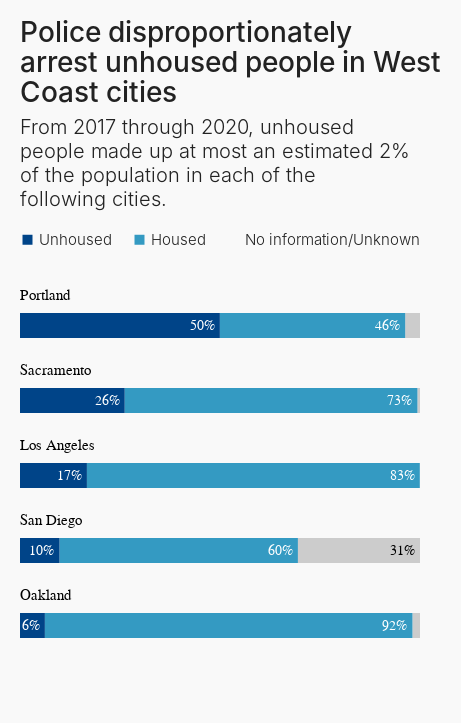

This figure's notebook cell:
### Markdown cell above
#### [In story draft](https://docs.google.com/document/d/13YtdcIQttSUras5WUCrisBa8xG8waVq6OkOUpPaENZE/edit#bookmark=id.ilojw9v0ijv8)

### Code cell
facet_and_config(
    arrests_base_story,
    city_sort=['Portland', 'Sacramento', 'Los Angeles', 'San Diego', 'Oakland'],
    title_str=all_arrests_title_formatted,
    subtitle_str=all_arrests_subtitle_formatted,
    title_size=28,
    subtitle_size=20,
)

### Figure 1 — Vega-Lite specification as saved in the notebook (floating-point values rounded to 4 significant figures)
{"config": {"view": {"width": 320, "height": 500, "strokeOpacity": 0}, "background": "#f9f9f9", "padding": {"left": 20, "top": 20, "right": 20, "bottom": 80}, "arc": {"fill": "#0077bb"}, "area": {"fill": "#0077bb"}, "line": {"stroke": "#0077bb", "strokeWidth": 3}, "path": {"stroke": "#0077bb"}, "rect": {"fill": "#0077bb"}, "shape": {"stroke": "#0077bb"}, "bar": {"fill": "#0077bb"}, "point": {"stroke": "#0077bb"}, "symbol": {"fill": "#0077bb", "size": 30}, "title": {"font": "Tenon", "fontSize": 28, "color": "#222222", "fontWeight": 500, "align": "left", "anchor": "start", "subtitleFont": "Tenon", "subtitleColor": "#222222", "subtitleFontSize": 20, "subtitleFontWeight": 300, "subtitlePadding": 10, "subtitleLineHeight": 24, "offset": 22}, "axis": {"gridColor": "#dddddd", "title": null, "titleColor": "#666666", "titleFontWeight": 300, "labelColor": "#666666", "labelFont": "Tenon", "labelFontSize": 13, "labelFontWeight": 400, "labelFlush": false, "labelPadding": 5, "tickSize": 6}, "axisX": {"domainColor": "#666666", "tickColor": "#666666"}, "axisY": {"domainColor": "#f9f9f9", "tickColor": "#f9f9f9", "labels": false}, "legend": {"title": null, "orient": "top", "direction": "horizontal", "offset": 40, "columnPadding": 20, "titleFont": "Tenon", "titleFontSize": 16, "titleFontWeight": 400, "labelAlign": "left", "labelFont": "Tenon", "labelFontSize": 15, "labelFontWeight": 300, "labelColor": "#222222", "labelBaseline": "middle", "rowPadding": 10, "symbolType": "square"}}, "data": {"name": "data-8c2fe9a62a41f24b93bb691be64174bb"}, "facet": {"row": {"field": "city", "header": {"labelAlign": "left", "labelAnchor": "start", "labelFont": "Tenon", "labelFontSize": 15, "labelOrient": "top", "labelPadding": 5}, "sort": ["Portland", "Sacramento", "Los Angeles", "San Diego", "Oakland"], "title": null, "type": "nominal"}}, "spec": {"layer": [{"layer": [{"mark": {"type": "bar", "size": 25}, "encoding": {"fill": {"field": "simplified_housing_status", "legend": {"labelLimit": 0, "orient": "top", "title": null, "titleLimit": 0, "values": ["Unhoused", "Housed", "No information/Unknown"]}, "scale": {"domain": ["Unhoused", "Housed", "Address missing or unknown"], "range": ["#004488", "#349AC2", "#CCCCCC"]}, "type": "nominal"}, "opacity": {"condition": {"value": 0.5, "test": "(datum.city === 'Seattle')"}, "value": 1}, "order": {"field": "_order", "type": "quantitative"}, "x": {"axis": null, "field": "arrests", "stack": "zero", "title": null, "type": "quantitative"}}}, {"mark": {"type": "text", "align": "right", "dx": -5, "font": "Tenon", "fontSize": 14}, "encoding": {"color": {"condition": {"value": "black", "test": "(datum.simplified_housing_status === 'Address missing or unknown')"}, "value": "white"}, "order": {"field": "_order", "type": "quantitative"}, "text": {"field": "arrests", "format": ".0%", "type": "quantitative"}, "x": {"field": "arrests", "stack": "zero", "title": null, "type": "quantitative"}}, "transform": [{"filter": "(datum.arrests > 0.04)"}]}], "height": 35, "title": {"text": "datum.city"}, "transform": [{"filter": "(datum.city !== 'Seattle')"}], "width": 400}]}, "resolve": {"axis": {"x": "independent"}}, "title": {"text": ["Police disproportionately", "arrest unhoused people in West", "Coast cities"], "subtitle": ["From 2017 through 2020, unhoused", "people made up at most an estimated 2%", "of the population in each of the", "following cities."]}, "$schema": "https://vega.github.io/schema/vega-lite/v4.17.0.json", "datasets": {"data-8c2fe9a62a41f24b93bb691be64174bb": [{"city": "Los Angeles", "simplified_housing_status": "Address missing or unknown", "arrests": 0.0004966, "_order": 3}, {"city": "Los Angeles", "simplified_housing_status": "Housed", "arrests": 0.8322, "_order": 2}, {"city": "Los Angeles", "simplified_housing_status": "Unhoused", "arrests": 0.1673, "_order": 1}, {"city": "Oakland", "simplified_housing_status": "Address missing or unknown", "arrests": 0.01889, "_order": 3}, {"city": "Oakland", "simplified_housing_status": "Housed", "arrests": 0.9189, "_order": 2}, {"city": "Oakland", "simplified_housing_status": "Unhoused", "arrests": 0.06216, "_order": 1}, {"city": "Portland", "simplified_housing_status": "Address missing or unknown", "arrests": 0.037, "_order": 3}, {"city": "Portland", "simplified_housing_status": "Housed", "arrests": 0.4634, "_order": 2}, {"city": "Portland", "simplified_housing_status": "Unhoused", "arrests": 0.4996, "_order": 1}, {"city": "Sacramento", "simplified_housing_status": "Address missing or unknown", "arrests": 0.006445, "_order": 3}, {"city": "Sacramento", "simplified_housing_status": "Housed", "arrests": 0.7318, "_order": 2}, {"city": "Sacramento", "simplified_housing_status": "Unhoused", "arrests": 0.2617, "_order": 1}, {"city": "San Diego", "simplified_housing_status": "Address missing or unknown", "arrests": 0.3053, "_order": 3}, {"city": "San Diego", "simplified_housing_status": "Housed", "arrests": 0.596, "_order": 2}, {"city": "San Diego", "simplified_housing_status": "Unhoused", "arrests": 0.09874, "_order": 1}, {"city": "Seattle", "simplified_housing_status": "Address missing or unknown", "arrests": 0.1083, "_order": 3}, {"city": "Seattle", "simplified_housing_status": "Housed", "arrests": 0.7496, "_order": 2}, {"city": "Seattle", "simplified_housing_status": "Unhoused", "arrests": 0.1421, "_order": 1}]}}
